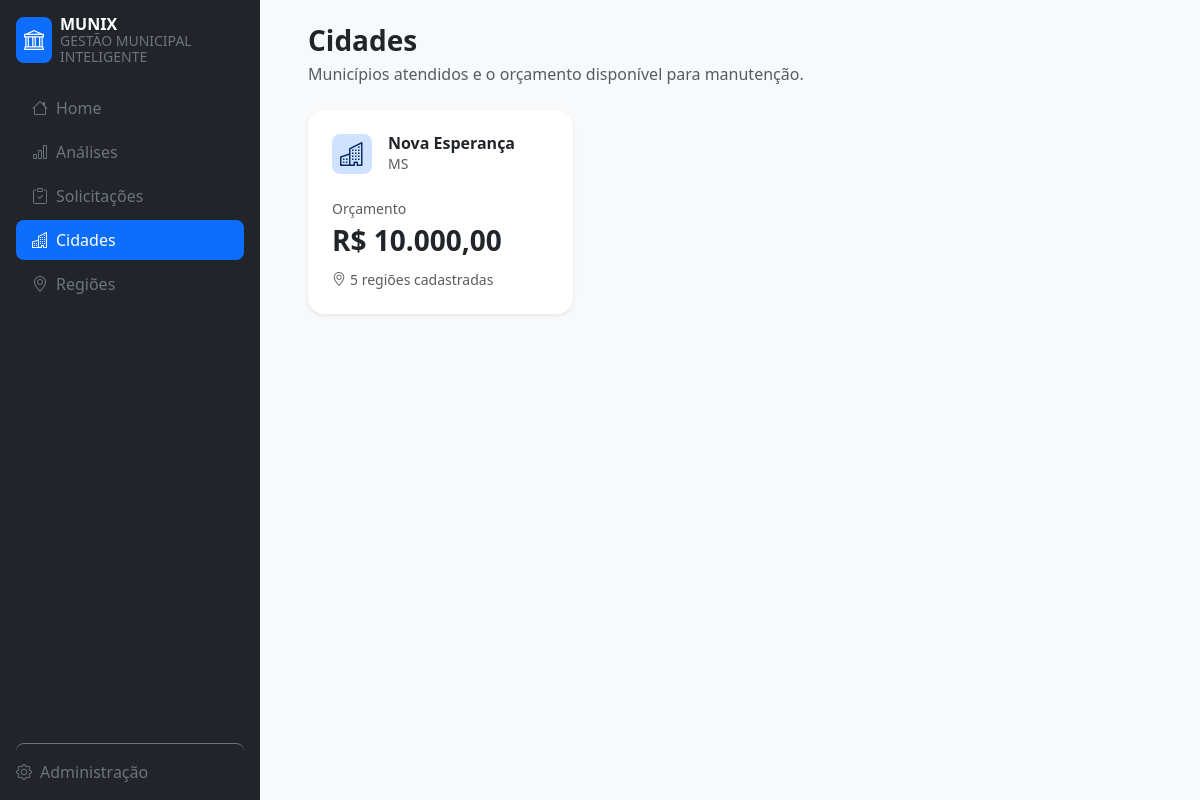
Page /cidade/cidades/ on the committed database.
### cities/models.py (models this page shows, shortened)
class Cidade(models.Model):
    nome = models.CharField(max_length=100, verbose_name="Nome da cidade")
    estado = models.CharField(max_length=2, verbose_name="Estado")
    orcamento = models.DecimalField(max_digits=7, decimal_places=2)
    class Meta:
        verbose_name = "Cidade"
        verbose_name_plural = "Cidades"

### cities/views.py (the view)
# urls.py: path("cidades/", CidadeListView.as_view(), name="cidade_list")
class CidadeListView(ListView):
    model = Cidade
    template_name = "cities/cidade_list.html"
    context_object_name = "cidade"

### cities/templates/cities/cidade_list.html (shortened to what this page needs)
{% extends "base.html" %}
{% block heading %}Cidades{% endblock %}
{% block subheading %}Municípios atendidos e o orçamento disponível para manutenção.{% endblock %}
{% block content %}
<div class="row g-3 g-xl-4">
    {% for c in cidade %}
    <div class="col-md-6 col-xl-4">
        <article class="card border-0 shadow-sm rounded-4 p-4 h-100">
            <div class="d-flex align-items-center gap-3 mb-4">
                <div class="bg-primary-subtle text-primary-emphasis rounded-3 p-2 fs-4 lh-1"><i class="bi bi-buildings"></i></div>
                <div class="lh-sm">
                    <h2 class="fs-6 fw-semibold mb-0">{{ c.nome }}</h2>
                    <small class="text-muted">{{ c.estado|upper }}</small>
                </div>
            </div>
            <div class="text-muted small fw-medium">Orçamento</div>
            <div class="fs-3 fw-bold">R$ {{ c.orcamento|floatformat:"2g" }}</div>
            {% with total=c.Cidade.count %}
            <small class="text-muted mt-2"><i class="bi bi-geo-alt me-1"></i>{{ total }} regi{{ total|pluralize:"ão,ões" }} cadastrada{{ total|pluralize }}</small>
            {% endwith %}
        </article>
    </div>
    {% empty %}
    <div class="col-12">
        <div class="card border-0 shadow-sm rounded-4 p-5 text-center text-muted"><i class="bi bi-buildings fs-3 mb-2"></i>Nenhuma cidade cadastrada.</div>
    </div>
    {% endfor %}
</div>
{% endblock %}

### rows in the picture
Cidade: nome "Nova Esperança", estado "MS", orcamento "10.000,00", Cidade.count "5"
